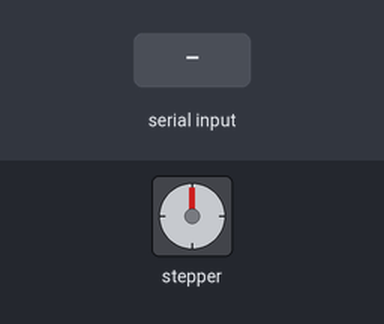
Bench run of a sketch on a simulated Arduino Uno, built with avr-gcc and run on an emulated ATmega328P. On the bench: stepper motor. Inputs (shaded band) come from the test bench. Stepper angles assume 200 steps per turn; what the sketch prints to the serial monitor is not drawn.

Above: at 1.2 s.
1.3 s: "90,45,200\n" received over Serial
At 1.68 s:
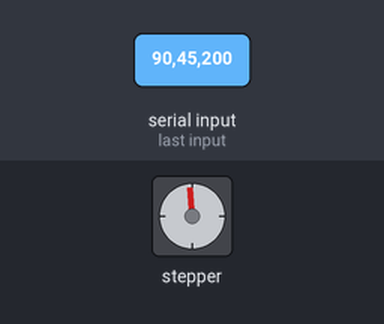
At 2.3 s:
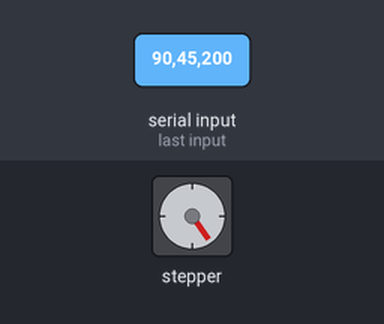
7.3 s: "30,150,10\n" received over Serial
At 8.05 s:
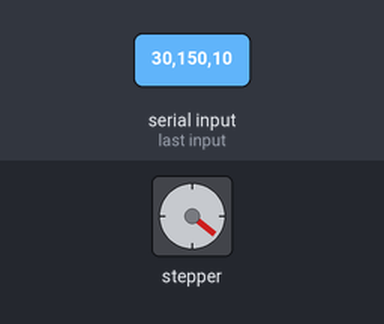
13.3 s: "90,45\n" received over Serial
19.3 s: "30,150\n" received over Serial
Timing chart, 0 to 23.3 s (numbered marks = the images above; inputs shaded):
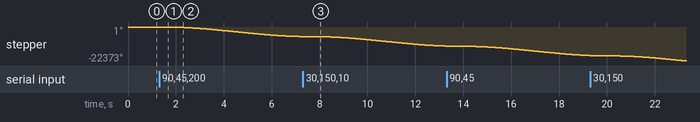

The sketch:

xyzPerfect2.ino
```cpp
#include <AccelStepper.h>

#define DIR_PIN_X 5
#define STEP_PIN_X 3
#define INTERFACE_X 1
#define DIR_PIN_Y 9
#define STEP_PIN_Y 6
#define INTERFACE_Y 1

#define DELIMITER ','

#define RAIL_LENGTH -3517    //2.2 cm

#define STEPPER_X_LIMIT 95923
#define STEPPER_Y_LIMIT 33573

AccelStepper stepperX=AccelStepper(INTERFACE_X,STEP_PIN_X,DIR_PIN_X);
AccelStepper stepperY=AccelStepper(INTERFACE_Y,STEP_PIN_Y,DIR_PIN_Y);

// Function that takes care of dragging back the balls
void dragBack(){

  // tells python that we enter in drag mode
  Serial.write("T");

  // reduce y-speed in order not to scare the fly
  stepperY.setMaxSpeed(1000);
  stepperY.setAcceleration(500);


  // drag on y-axis
   stepperY.move(RAIL_LENGTH);
   stepperY.runToPosition();

  // tells python that we left drag mode
  Serial.write("F");

  // reset speed
  stepperY.setMaxSpeed(8000);
  stepperY.setAcceleration(4000);
}

void setup()
{
    Serial.begin(115200);
    Serial.setTimeout(1);

    stepperX.setMaxSpeed(20000);
    stepperX.setAcceleration(14000);
    stepperY.setMaxSpeed(8000);
    stepperY.setAcceleration(4000);

}

//Store current position of the motors
long currX = 0;
long currY = 0;

int escape = 0; //escape == 1 --> enters drag_back mode

int k = 0; // variable to send the values a little bit slower

bool dir = true; //true --> x ; false -->y
bool arrived = false;

//goal position
long x = 0;
long y = 0;

void loop()
{
    bool recu = false;
     //Read instructions sent by python
     while (Serial.available() > 0) {
        //delay(30);
        String data = Serial.readStringUntil(DELIMITER);
        escape = data.toInt();
        delay(50);

        if (data.length() > 0 and !recu) {
          if (!escape) {
              // Read the two variables when the value is 0
              dir = true;
              arrived = false;
              x = Serial.readStringUntil(DELIMITER).toFloat();
              delay(50);

              y = Serial.readStringUntil(DELIMITER).toFloat();
          }

          //SEND ACKNOWLEDGMENT
          Serial.write("R");
          recu = true;
          Serial.write((byte*)&x, sizeof(long));
          Serial.write("y");
          Serial.write((byte*)&y, sizeof(long));
          Serial.write("e");
          if(!escape)
            Serial.write("0");
          else if (escape==1)
              Serial.write("1");
          else Serial.write("N");

          //DOUBLE CHECK -- Stop if exceeding the limit of the motors
          if(x>STEPPER_X_LIMIT)
             x = stepperX.currentPosition();
          if(y>STEPPER_Y_LIMIT)
             y = stepperY.currentPosition();
        }
    }


    if(escape){ //DRAG_BACK
      delay(50);
        //tells python that we enter in drag mode
      Serial.write("T");
      long y_temp = stepperY.currentPosition();
      dragBack();

      //if it did not work, tell python (BUT DOSE NOT SEEM TO DO SO)
      if (stepperY.currentPosition() - y_temp > -100)
        Serial.write("f");

      escape = 0;
      x = stepperX.currentPosition();
      y = stepperY.currentPosition();
    }
    else if (escape == 0){ //go to X and Y
        stepperX.moveTo(x);
        stepperY.moveTo(y);

        stepperX.run();

        if(dir and stepperX.currentPosition()== x)
          dir = false;

        if(!dir){
          stepperY.run();
        }
    }


    //SEND POSITION TO PYTHON
    if(k>10){
      long currX1 = stepperX.currentPosition();
      long currY1 = stepperY.currentPosition();
      recu = true;

      //This whole part is to avoid the approximations
      //if the motor is reasonably close to the goal position, just send the goal position

      if(abs(currX - currX1) > 1000 || abs(currY - currY1)> 500){
        currX = currX1;
        currY = currY1;
        Serial.write("X");
        Serial.write((byte*)&currX, sizeof(long));

        Serial.write("Y");
        Serial.write((byte*)&currY, sizeof(long));
      }
      else if (!arrived and stepperX.currentPosition()==x && stepperY.currentPosition()==y){
        arrived = true;
        currX=x;
        currY=y;
        Serial.write("A");
        Serial.write("X");
        Serial.write((byte*)&currX, sizeof(long));
        Serial.write("Y");
        Serial.write((byte*)&currY, sizeof(long));
      }
      k=0;
    }else k++;


}
```

Measured:
- after the input at 1.3 s, stepper: keeps turning counter-clockwise at about 1094°/s, starting after 0.23 s
